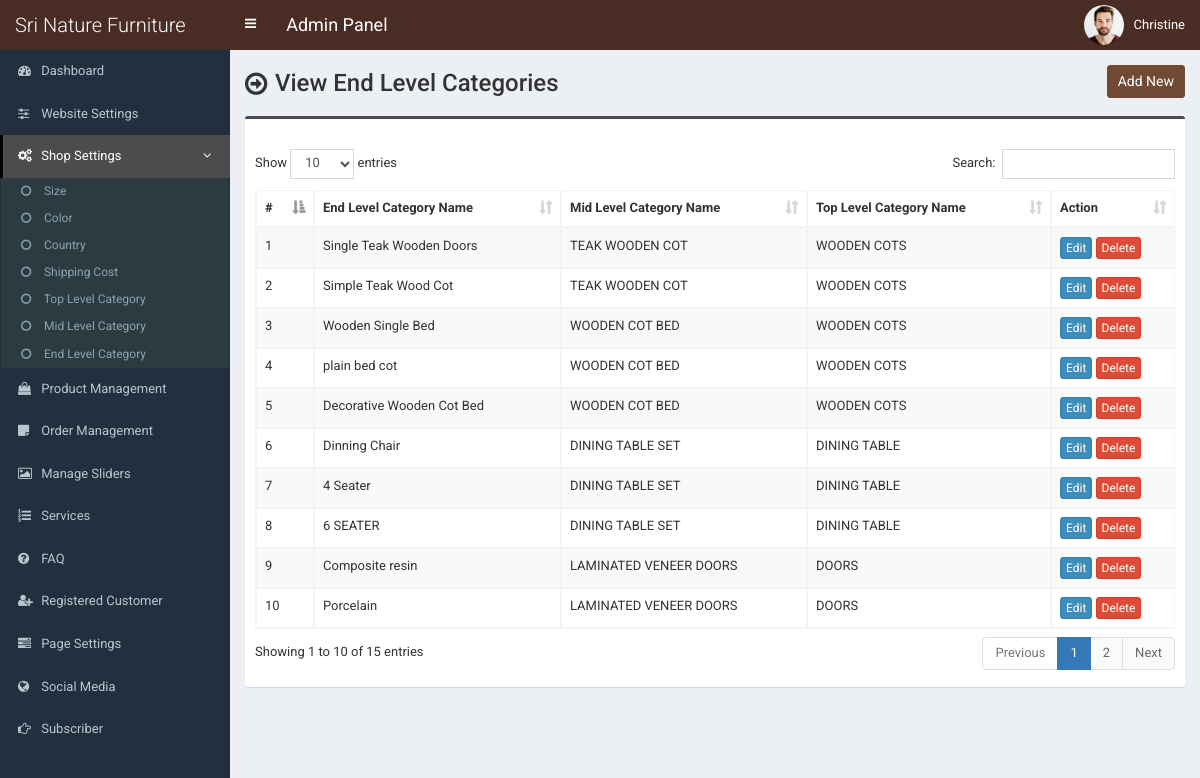
The app's page /admin/end-category.php (signed in) with its own data.
### tables this page shows
CREATE TABLE `tbl_end_category` (
  `ecat_id` int(11) NOT NULL,
  `ecat_name` varchar(255) NOT NULL,
  `mcat_id` int(11) NOT NULL
);

CREATE TABLE `tbl_mid_category` (
  `mcat_id` int(11) NOT NULL,
  `mcat_name` varchar(255) NOT NULL,
  `tcat_id` int(11) NOT NULL
);

CREATE TABLE `tbl_top_category` (
  `tcat_id` int(11) NOT NULL,
  `tcat_name` varchar(255) NOT NULL,
  `show_on_menu` int(1) NOT NULL
);

### admin/end-category.php (the view, shortened to what this page needs)
<?php require_once('header.php'); ?>
<section class="content-header">
	<div class="content-header-left">
		<h1>View End Level Categories</h1>
	</div>
	<div class="content-header-right">
		<a href="end-category-add.php" class="btn btn-primary btn-sm">Add New</a>
	</div>
</section>
<section class="content">
  <div class="row">
    <div class="col-md-12">
      <div class="box box-info">
        <div class="box-body table-responsive">
          <table id="example1" class="table table-bordered table-hover table-striped">
			<thead>
			    <tr>
			        <th>#</th>
			        <th>End Level Category Name</th>
                    <th>Mid Level Category Name</th>
                    <th>Top Level Category Name</th>
			        <th>Action</th>
			    </tr>
			</thead>
            <tbody>
            	<?php
            	$i=0;
            	$statement = $pdo->prepare("SELECT *
                                    FROM tbl_end_category t1
                                    JOIN tbl_mid_category t2
                                    ON t1.mcat_id = t2.mcat_id
                                    JOIN tbl_top_category t3
                                    ON t2.tcat_id = t3.tcat_id
                                    ORDER BY t1.ecat_id DESC
                                    ");
            	$statement->execute();
            	$result = $statement->fetchAll(PDO::FETCH_ASSOC);
            	foreach ($result as $row) {
            		$i++;
            		?>
					<tr>
	                    <td><?php echo $i; ?></td>
	                    <td><?php echo $row['ecat_name']; ?></td>
                        <td><?php echo $row['mcat_name']; ?></td>
                        <td><?php echo $row['tcat_name']; ?></td>
	                    <td>
	                        <a href="end-category-edit.php?id=<?php echo $row['ecat_id']; ?>" class="btn btn-primary btn-xs">Edit</a>
	                        <a href="#" class="btn btn-danger btn-xs" data-href="end-category-delete.php?id=<?php echo $row['ecat_id']; ?>" data-toggle="modal" data-target="#confirm-delete">Delete</a>
	                    </td>
	                </tr>
            		<?php
            	}
            	?>
            </tbody>
          </table>
        </div>
      </div>
</section>
<?php require_once('footer.php'); ?>

### admin/style.css (style rules this page uses)
body { font-size: 13px; font-family: "Roboto", sans-serif; }
.content-header > h1, .content-header .content-header-left h1 { font-family: "Roboto", sans-serif; }
.box-info { padding-top: 20px; }
.content-header { overflow: hidden; }
.content-header .content-header-left { float: left; padding-top: 5px; }
.content-header .content-header-right { float: right; }
.content-header .content-header-left h1 { margin-top: 0; margin-bottom: 0; padding-left: 30px; padding-bottom: 5px; font-size: 24px; position: relative; }
.content-header .content-header-left h1:before { position: absolute; top: 0; left: 0; font-family: "FontAwesome", sans-serif; font-size: 26px; content: "\f18e"; }
.content-header .content-header-right a { position: relative; font-size: 14px; }
.box.box-info { border-top-color: #4c4c4c; }
.content-header .content-header-right a { background-color: #724935; border-color: #724935; }

### records on screen
tbl_end_category: ecat_name "Single Teak Wooden Doors", mcat.mcat_name "TEAK WOODEN COT", tbl_top_category.tcat_name "WOODEN COTS"
tbl_end_category: ecat_name "Simple Teak Wood Cot", mcat.mcat_name "TEAK WOODEN COT", tbl_top_category.tcat_name "WOODEN COTS"
tbl_end_category: ecat_name "Wooden Single Bed", mcat.mcat_name "WOODEN COT BED", tbl_top_category.tcat_name "WOODEN COTS"
tbl_end_category: ecat_name "plain bed cot", mcat.mcat_name "WOODEN COT BED", tbl_top_category.tcat_name "WOODEN COTS"
tbl_end_category: ecat_name "Decorative Wooden Cot Bed", mcat.mcat_name "WOODEN COT BED", tbl_top_category.tcat_name "WOODEN COTS"
tbl_end_category: ecat_name "Dinning Chair", mcat.mcat_name "DINING TABLE SET", tbl_top_category.tcat_name "DINING TABLE"
tbl_end_category: ecat_name "4 Seater", mcat.mcat_name "DINING TABLE SET", tbl_top_category.tcat_name "DINING TABLE"
tbl_end_category: ecat_name "6 SEATER", mcat.mcat_name "DINING TABLE SET", tbl_top_category.tcat_name "DINING TABLE"
tbl_end_category: ecat_name "Composite resin", mcat.mcat_name "LAMINATED VENEER DOORS", tbl_top_category.tcat_name "DOORS"
tbl_end_category: ecat_name "Porcelain", mcat.mcat_name "LAMINATED VENEER DOORS", tbl_top_category.tcat_name "DOORS"

### other values on screen
$_SESSION['user']['full_name'] "Christine"
